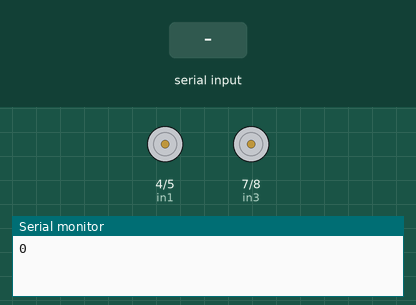
Simulated run of this sketch. Board: Arduino Nano, built with avr-gcc and run on an emulated ATmega328P. Parts: motor-driver pin pairs drawn as motors (green arrow = first pin HIGH = forward, orange = second pin HIGH = backward, longer = more drive), the last lines printed to the serial monitor. Inputs (shaded band) come from the test bench.

Above: at 1.2 s.
1.3 s: "1\n" received over Serial
At 2.5 s:
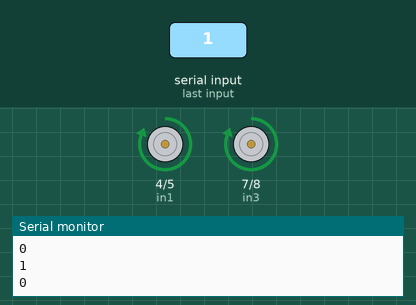
2.8 s: "2\n" received over Serial
At 3.8 s:
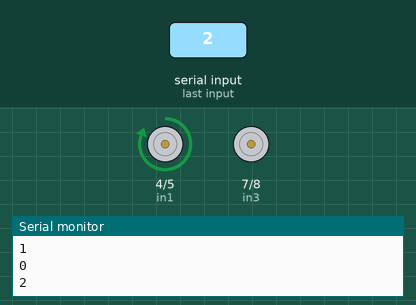
4.3 s: "3\n" received over Serial
At 5.0 s:
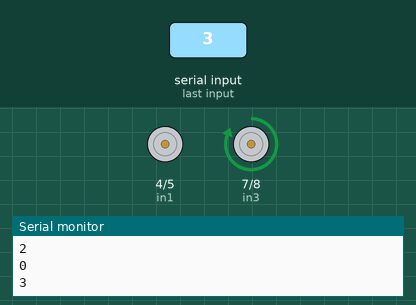
5.8 s: "4\n" received over Serial
At 6.1 s:
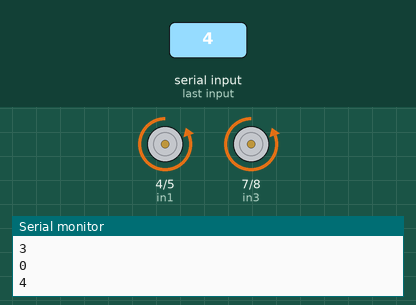
7.3 s: "5\n" received over Serial
At 8.4 s:
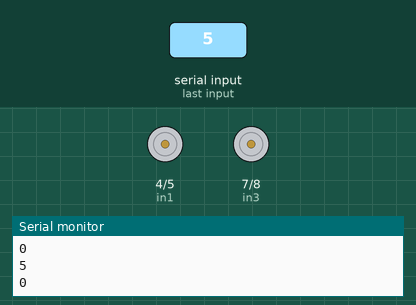
Timing chart, 0 to 9.8 s (numbered marks = the images above; inputs shaded):
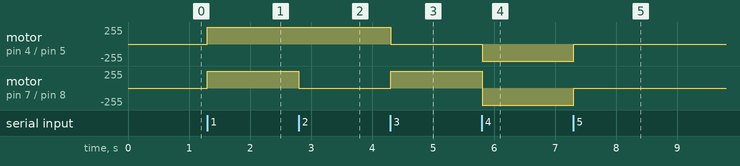

Measured:
- after the input at 1.3 s, motor on pin 4 (in1) / pin 5 (in2), motor on pin 7 (in3) / pin 8 (in4): stopped → forward 255/255 at once
- after the input at 2.8 s, motor on pin 7 (in3) / pin 8 (in4): forward 255/255 → stopped at once
- after the input at 4.3 s, motor on pin 4 (in1) / pin 5 (in2): forward 255/255 → stopped at once; motor on pin 7 (in3) / pin 8 (in4): stopped → forward 255/255 at once
- after the input at 5.8 s, motor on pin 4 (in1) / pin 5 (in2): stopped → backward 255/255 at once; motor on pin 7 (in3) / pin 8 (in4): forward 255/255 → backward 255/255 at once
- after the input at 7.3 s, motor on pin 4 (in1) / pin 5 (in2), motor on pin 7 (in3) / pin 8 (in4): backward 255/255 → stopped at once

The sketch:

a4.ino
```cpp
#define in1 4 //Connect the in1 to pin 4 of arduino nano
#define in2 5 // Connect the in2 to pin 5 of arduino nano
#define in3 7 // Connect the in3 to pin 7 of arduino nano
#define in4 8 // Connect the in4 to pin 8 of arduino nano
int c;
void setup() {
  // put your setup code here, to run once:
Serial.begin(9600);
pinMode(in1,OUTPUT);
pinMode(in2,OUTPUT);
pinMode(in3,OUTPUT);
pinMode(in4,OUTPUT);
}

void loop() {
// put your main code here, to run repeatedly:
c=Serial.parseInt();     //Reads user input (an integer) from the serial stream
Serial.println(c); //Prints the read user input on the serial monitor
 switch(c)
 {
  case 1: digitalWrite(in1,HIGH);   //FORWARD
          digitalWrite(in2,LOW);
          digitalWrite(in3,HIGH);
          digitalWrite(in4,LOW);
          break;
  case 2: digitalWrite(in1,HIGH); //LEFT
          digitalWrite(in2,LOW);
          digitalWrite(in3,LOW);
          digitalWrite(in4,LOW);
          break;
  case 3: digitalWrite(in1,LOW); //RIGHT
          digitalWrite(in2,LOW);
          digitalWrite(in3,HIGH);
          digitalWrite(in4,LOW);
          break;
  case 4: digitalWrite(in1,LOW); //BACK
          digitalWrite(in2,HIGH);
          digitalWrite(in3,LOW);
          digitalWrite(in4,HIGH);
          break;
  case 5: digitalWrite(in1,LOW); //STOP
          digitalWrite(in2,LOW);
          digitalWrite(in3,LOW);
          digitalWrite(in4,LOW);
          break;
 }
}
```
